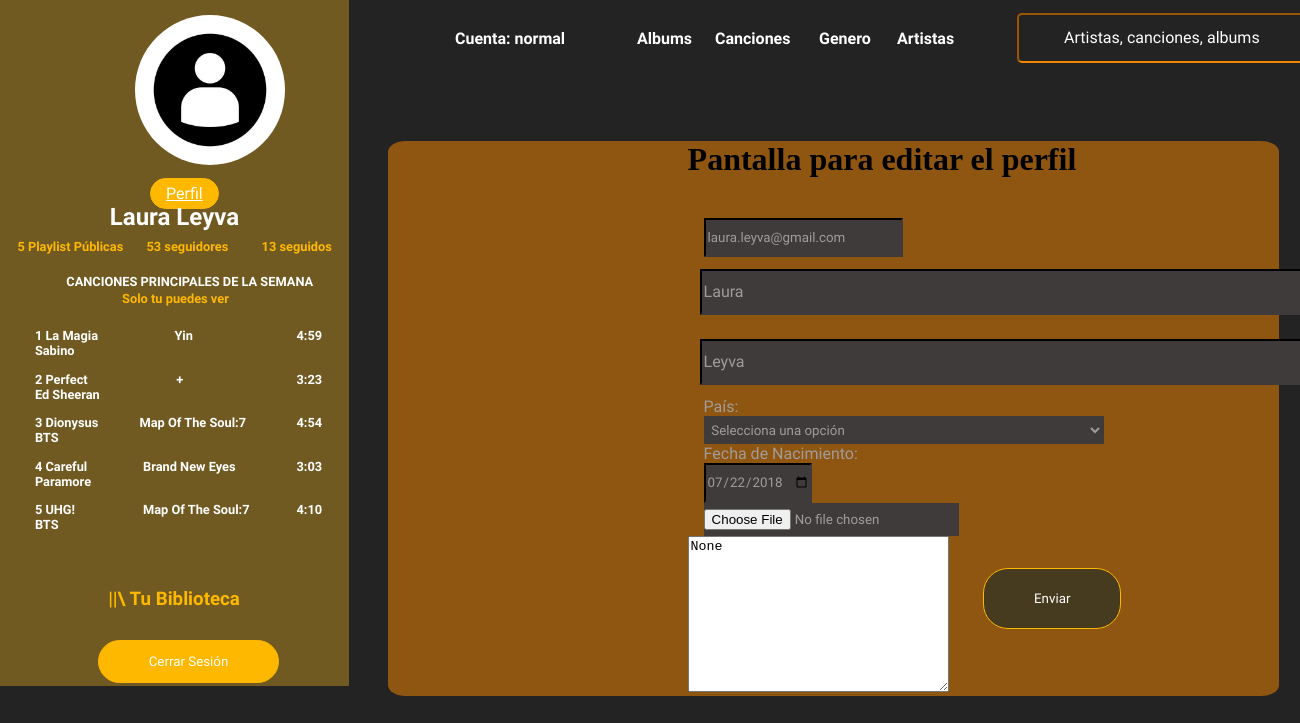
The app's page /change/3/ (signed in), older data.
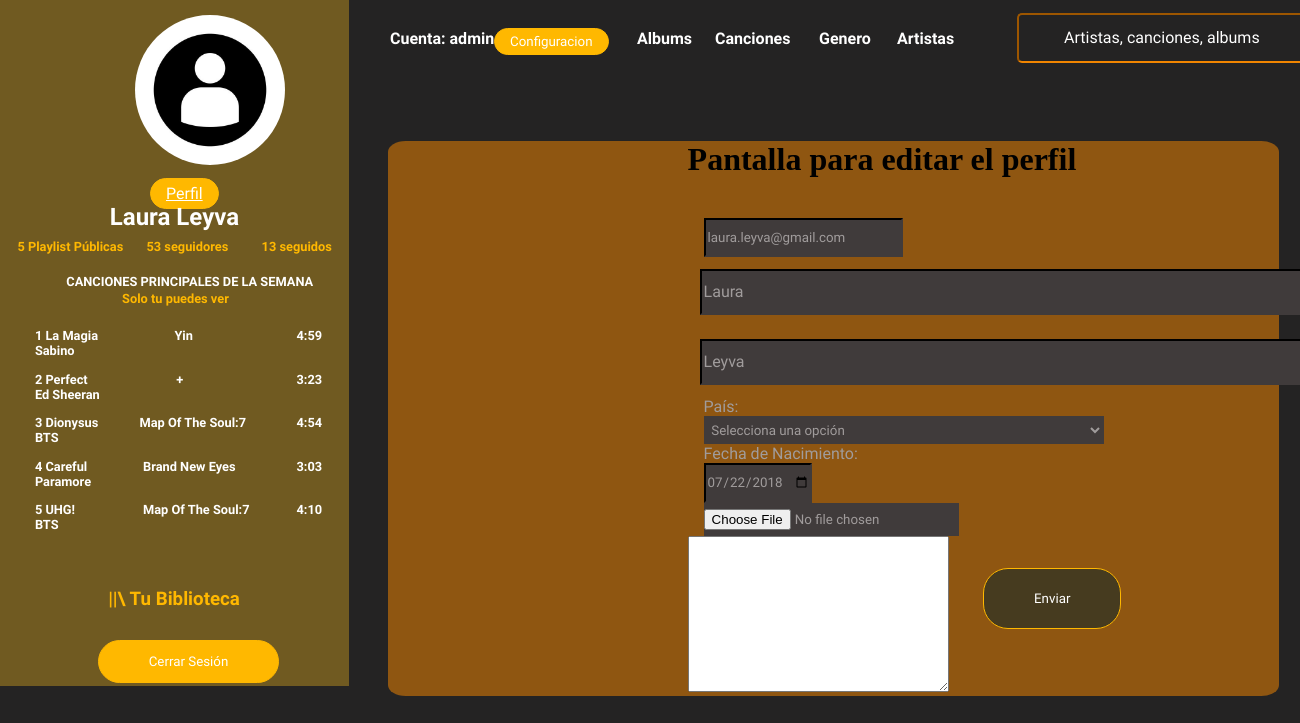
The same page, newer data.
### control_usuarios/models.py (models this page shows, shortened)
class User(AbstractUser):
    avatar = models.ImageField(upload_to='avatares/', default='avatares/logouser.jpg')
    desc = models.TextField(null=True, blank=True)
    num_tel = models.CharField(max_length = 20, null=True, blank=True)
    pais = models.CharField(max_length = 30)
    fecha_nac = models.DateField(default="2018-07-22")
    tipo_us = models.CharField(max_length = 30, default="normal")

### control_usuarios/views.py (the view, shortened to what this page needs)
# urls.py: path('change/<int:user_id>/', views.change_perfil_view, name="change_perfil_view"),
@login_required
def change_perfil_view(request, user_id):
    profile, created = User.objects.get_or_create(
        pk=user_id,
        defaults={
            'desc':'Aún no hay una descripción disponible',
        }
    )
    form = UserForm(instance=profile)
    return render(request, 'change_perfil.html', {'form':form, 'profile':profile})

### control_usuarios/forms.py
class UserForm(forms.ModelForm):
    class Meta:
        model = User
        help_texts = {'username': None,}
        fields=('username','first_name','last_name','pais','fecha_nac', 'avatar', 'desc')

### templates/change_perfil.html (shortened to what this page needs)
{% extends 'Home.html' %}
{% block content %}
<link rel="stylesheet" type="text/css" href="../../static/css/Estilos.css">
    <div class="input-perfil">
        <h1>Pantalla para editar el perfil</h1>
        <br>
        <form method="POST" enctype="multipart/form-data">
            <div class="form-group">
                <input type="email" placeholder="Correo electronico: mangomail@mail.com" class="form-control" name="{{form.username.name}}" value="{{user.username}}"/>
            </div>
            <div class="form-group">
                <input type="text" placeholder="Nombre" class="form-control" name="{{form.first_name.name}}" value="{{user.first_name}}"/>
            </div>
            <div class="form-group">
                <input type="text" placeholder="Apellido" class="form-control" name="{{form.last_name.name}}" value="{{user.last_name}}"/>
            </div>
            <label for="start">País:</label>
            <div class="form-group">
                <select name="pais" class="form-control" name="{{form.pais.name}}">
                    <option>Selecciona una opción</option>
                </select>
            </div>
            <label for="start">Fecha de Nacimiento:</label>
            <div class="form-group">
                <input type="date" id="start" value="2018-07-22" min="1950-01-01" max="2022-12-31" class="form-control" name="{{form.fecha_nac.name}}">
            </div>
            <div class="form-group">
                <input type="file" class="form-control" name="{{form.avatar.name}}" value="{{user.avatar}}"/>
            </div>
            <div class="form-group">
                <textarea  rows="10" cols="30" class="form-control" name="{{form.desc.name}}">{{user.desc}}</textarea>
            </div>
            <div class="botton-3">
                <input type="submit" value="Enviar" class="button1">
            </div>
        </form>
    </div>
</body>
</html>
{% endblock %}

### templates/Home.html (shortened to what this page needs)
{% load static %}
<!DOCTYPE html>
<html lang="en">
<head>
    <link rel="stylesheet" type="text/css" href="../static/css/Estilos.css">
</head>
<body class="general4">
    <div class="Artistas">
        <h4>Artistas</h4>
    </div>
    <div class="Genero">
        <h4>Genero</h4>
    </div>
    <div class="Canciones">
        <h4>Canciones</h4>
    </div>
    <div class="Albums" onclick="location.href = '/home'">
        <h4>Albums</h4>
    </div>
    {% if user.tipo_us == "normal" %}
    <div class="Cuenta">
        <h4>Cuenta: {{user.tipo_us}}</h4>
    </div>
    {% endif %}
    {% if user.tipo_us == "admin" %}
    <div class="Cuenta_2">
        <h4>Cuenta: {{user.tipo_us}}</h4>
    </div>
    <button type="button" class="config"> Configuracion </button>
    {% endif %}
    <div class="box">
        <div class="container-1">
            <input type="search" id="search" placeholder="Artistas, canciones, albums" />
        </div>
    </div>
    <div class="contenedor-menu">
        <div>
            <img src="{{ user.avatar.url }}" id="imagenes_menu">
        </div>
        <div class="Perfil">
            <a type="button" class="boton-perfil" href="{% url 'change_perfil_view' user.id%}">Perfil</a>
        </div>
        <div class="nom_user">
            <h2>{{user.first_name}} {{user.last_name}}</h2>
        </div>
        <div class="Playlist">
            <h5>5 Playlist Públicas</h5>
        </div>
        <div class="Seguidores">
            <h5>53 seguidores</h5>
        </div>
        <div class="Seguidos">
            <h5>13 seguidos</h5>
        </div>
        <div class="t1">
            <h5>CANCIONES PRINCIPALES DE LA SEMANA</h5>
        </div>
        <div class="t2">
            <h5>Solo tu puedes ver</h5>
        </div>
        <div class="tt1">
            <h5>1 La Magia<br>Sabino</h5>
        </div>
        <div class="tt2">
            <h5>2 Perfect<br>Ed Sheeran</h5>
        </div>
        <div class="tt3">
            <h5>3 Dionysus<br>BTS</h5>
        </div>
        <div class="tt4">
            <h5>4 Careful<br>Paramore</h5>
        </div>
        <div class="tt5">
            <h5>5 UHG!<br>BTS</h5>
        </div>
        <div class="tt6">
            <h5>Yin</h5>
        </div>
        <div class="tt7">
            <h5>+</h5>
        </div>
        <div class="tt8">
            <h5>Map Of The Soul:7</h5>
        </div>
        <div class="tt9">
            <h5>Brand New Eyes</h5>
        </div>
        <div class="tt10">
            <h5>Map Of The Soul:7</h5>
        </div>
        <div class="tt11">
            <h5>4:59</h5>
        </div>
        <div class="tt12">
            <h5>3:23</h5>
        </div>
        <div class="tt13">
            <h5>4:54</h5>
        </div>
        <div class="tt14">
            <h5>3:03</h5>
        </div>
        <div class="tt15">
            <h5>4:10</h5>
        </div>
        <div class="Biblioteca">
            <h3>||\ Tu Biblioteca</h3>
        </div>
        <div class="Cerrar-Sesion">
            <button>Cerrar Sesión</button>
        </div>
    </div>
    <div class="contenedor-musica">
        {% block content %}
        {% endblock %}
</body>
</html>

Row changes from the older to the newer data that the page shows:
changed User "Laura": tipo_us "normal" → "admin"; desc "None" → (not shown)
Text that changed along with them:
text now shown: "Configuracion"
